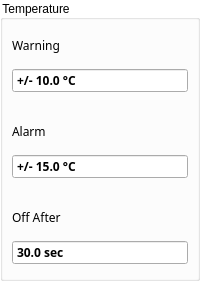
       <widget class="QGroupBox" name="groupBoxTankHeaterLevel">
        <property name="sizePolicy">
         <sizepolicy hsizetype="Preferred" vsizetype="Fixed">
          <horstretch>0</horstretch>
          <verstretch>0</verstretch>
         </sizepolicy>
        </property>
        <property name="styleSheet">
         <string notr="true">QGroupBox{
    background-color: transparent;
}</string>
        </property>
        <property name="title">
         <string>Temperature</string>
        </property>
        <layout class="QGridLayout" name="gridLayout_11">
         <property name="leftMargin">
          <number>0</number>
         </property>
         <property name="topMargin">
          <number>0</number>
         </property>
         <property name="rightMargin">
          <number>0</number>
         </property>
         <property name="bottomMargin">
          <number>4</number>
         </property>
         <property name="spacing">
          <number>4</number>
         </property>
         <item row="0" column="0">
          <widget class="ContentBoardItem" name="widgetDashBoardTankHeaterLevelWarning" native="true">
           <property name="sizePolicy">
            <sizepolicy hsizetype="Preferred" vsizetype="Preferred">
             <horstretch>0</horstretch>
             <verstretch>0</verstretch>
            </sizepolicy>
           </property>
           <property name="minimumSize">
            <size>
             <width>0</width>
             <height>82</height>
            </size>
           </property>
           <property name="maximumSize">
            <size>
             <width>16777215</width>
             <height>82</height>
            </size>
           </property>
           <property name="styleSheet">
            <string notr="true">/*QFrame{
     background:rgb(249,247,248);
     min-height: 80px;
     max-height: 80px;
}

QLabel{
  background:rgb(249,247,248);
  color: rgb(39,51,66);
  font-size: 16px;
  font-family: Siemens Sans;
  min-height: 20px;
  max-height: 20px;
}

QDoubleSpinBox{
  background:rgb(255,255,255);
  color: rgb(39,51,66);
  font-size: 16px;
  font-weight: bold;
  font-family: Siemens Sans;
  min-height: 32px;
  max-height: 32px;
}
*/
QDoubleSpinBox::focus{
 border: 2px solid rgb(0,95,135);
}
</string>
           </property>
           <layout class="QGridLayout" name="gridLayout_36">
            <property name="leftMargin">
             <number>9</number>
            </property>
            <property name="rightMargin">
             <number>9</number>
            </property>
            <item row="0" column="0">
             <widget class="QLabel" name="labelContentBoardTankHeaterLevelWarning">
              <property name="font">
               <font>
                <family>Siemens Sans</family>
               </font>
              </property>
              <property name="text">
               <string>Warning</string>
              </property>
             </widget>
            </item>
            <item row="1" column="0">
             <widget class="QDoubleSpinBox" name="doubleSpinBoxTankHeaterLevelWarning">
              <property name="font">
               <font>
                <family>Siemens Sans</family>
                <weight>75</weight>
                <bold>true</bold>
               </font>
              </property>
              <property name="styleSheet">
               <string notr="true"/>
              </property>
              <property name="wrapping">
               <bool>false</bool>
              </property>
              <property name="buttonSymbols">
               <enum>QAbstractSpinBox::NoButtons</enum>
              </property>
              <property name="prefix">
               <string>+/- </string>
              </property>
              <property name="suffix">
               <string> °C</string>
              </property>
              <property name="decimals">
               <number>1</number>
              </property>
              <property name="minimum">
               <double>0.000000000000000</double>
              </property>
              <property name="maximum">
               <double>100.000000000000000</double>
              </property>
              <property name="singleStep">
               <double>1.000000000000000</double>
              </property>
              <property name="value">
               <double>10.000000000000000</double>
              </property>
             </widget>
            </item>
           </layout>
          </widget>
         </item>
         <item row="1" column="0">
          <widget class="ContentBoardItem" name="widgetDashBoardTankHeaterLevelAlarm" native="true">
           <property name="sizePolicy">
            <sizepolicy hsizetype="Preferred" vsizetype="Preferred">
             <horstretch>0</horstretch>
             <verstretch>0</verstretch>
            </sizepolicy>
           </property>
           <property name="minimumSize">
            <size>
             <width>0</width>
             <height>82</height>
            </size>
           </property>
           <property name="maximumSize">
            <size>
             <width>16777215</width>
             <height>82</height>
            </size>
           </property>
           <property name="styleSheet">
            <string notr="true">/*QFrame{
     background:rgb(249,247,248);
     min-height: 80px;
     max-height: 80px;
}

QLabel{
  background:rgb(249,247,248);
  color: rgb(39,51,66);
  font-size: 16px;
  font-family: Siemens Sans;
  min-height: 20px;
  max-height: 20px;
}

QDoubleSpinBox{
  background:rgb(255,255,255);
  color: rgb(39,51,66);
  font-size: 16px;
  font-weight: bold;
  font-family: Siemens Sans;
  min-height: 32px;
  max-height: 32px;
}
*/
QDoubleSpinBox::focus{
 border: 2px solid rgb(0,95,135);
}
</string>
           </property>
           <layout class="QGridLayout" name="gridLayout_37">
            <property name="leftMargin">
             <number>9</number>
            </property>
            <property name="rightMargin">
             <number>9</number>
            </property>
            <item row="0" column="0">
             <widget class="QLabel" name="labelContentBoardTankHeaterLevelAlarm">
              <property name="font">
               <font>
                <family>Siemens Sans</family>
               </font>
              </property>
              <property name="text">
               <string>Alarm</string>
              </property>
             </widget>
            </item>
            <item row="1" column="0">
             <widget class="QDoubleSpinBox" name="doubleSpinBoxTankHeaterLevelAlarm">
              <property name="font">
               <font>
                <family>Siemens Sans</family>
                <weight>75</weight>
                <bold>true</bold>
               </font>
              </property>
              <property name="styleSheet">
               <string notr="true"/>
              </property>
              <property name="wrapping">
               <bool>false</bool>
              </property>
              <property name="buttonSymbols">
               <enum>QAbstractSpinBox::NoButtons</enum>
              </property>
              <property name="prefix">
               <string>+/- </string>
              </property>
              <property name="suffix">
               <string> °C</string>
              </property>
              <property name="decimals">
               <number>1</number>
              </property>
              <property name="minimum">
               <double>0.000000000000000</double>
              </property>
              <property name="maximum">
               <double>100.000000000000000</double>
              </property>
              <property name="singleStep">
               <double>1.000000000000000</double>
              </property>
              <property name="value">
               <double>15.000000000000000</double>
              </property>
             </widget>
            </item>
           </layout>
          </widget>
         </item>
         <item row="2" column="0">
          <widget class="ContentBoardItem" name="widgetDashBoardTankHeaterLevelMaschineStop" native="true">
           <property name="sizePolicy">
            <sizepolicy hsizetype="Preferred" vsizetype="Preferred">
             <horstretch>0</horstretch>
             <verstretch>0</verstretch>
            </sizepolicy>
           </property>
           <property name="minimumSize">
            <size>
             <width>0</width>
             <height>82</height>
            </size>
           </property>
           <property name="maximumSize">
            <size>
             <width>16777215</width>
             <height>82</height>
            </size>
           </property>
           <property name="styleSheet">
            <string notr="true">/*QFrame{
     background:rgb(249,247,248);
     min-height: 80px;
     max-height: 80px;
}

QLabel{
  background:rgb(249,247,248);
  color: rgb(39,51,66);
  font-size: 16px;
  font-family: Siemens Sans;
  min-height: 20px;
  max-height: 20px;
}

QDoubleSpinBox{
  background:rgb(255,255,255);
  color: rgb(39,51,66);
  font-size: 16px;
  font-weight: bold;
  font-family: Siemens Sans;
  min-height: 32px;
  max-height: 32px;
}
*/
QDoubleSpinBox::focus{
 border: 2px solid rgb(0,95,135);
}
</string>
           </property>
           <layout class="QGridLayout" name="gridLayout_38">
            <property name="leftMargin">
             <number>9</number>
            </property>
            <property name="rightMargin">
             <number>9</number>
            </property>
            <item row="0" column="0">
             <widget class="QLabel" name="labelContentBoardTankHeaterLevelMaschineStop">
              <property name="font">
               <font>
                <family>Siemens Sans</family>
               </font>
              </property>
              <property name="text">
               <string>Off After</string>
              </property>
             </widget>
            </item>
            <item row="1" column="0">
             <widget class="QDoubleSpinBox" name="doubleSpinBoxTankHeaterLevelMaschineStop">
              <property name="font">
               <font>
                <family>Siemens Sans</family>
                <weight>75</weight>
                <bold>true</bold>
               </font>
              </property>
              <property name="styleSheet">
               <string notr="true"/>
              </property>
              <property name="wrapping">
               <bool>false</bool>
              </property>
              <property name="buttonSymbols">
               <enum>QAbstractSpinBox::NoButtons</enum>
              </property>
              <property name="suffix">
               <string> sec</string>
              </property>
              <property name="decimals">
               <number>1</number>
              </property>
              <property name="minimum">
               <double>0.000000000000000</double>
              </property>
              <property name="maximum">
               <double>100000.000000000000000</double>
              </property>
              <property name="singleStep">
               <double>1.000000000000000</double>
              </property>
              <property name="value">
               <double>30.000000000000000</double>
              </property>
             </widget>
            </item>
           </layout>
          </widget>
         </item>
        </layout>
       </widget>
